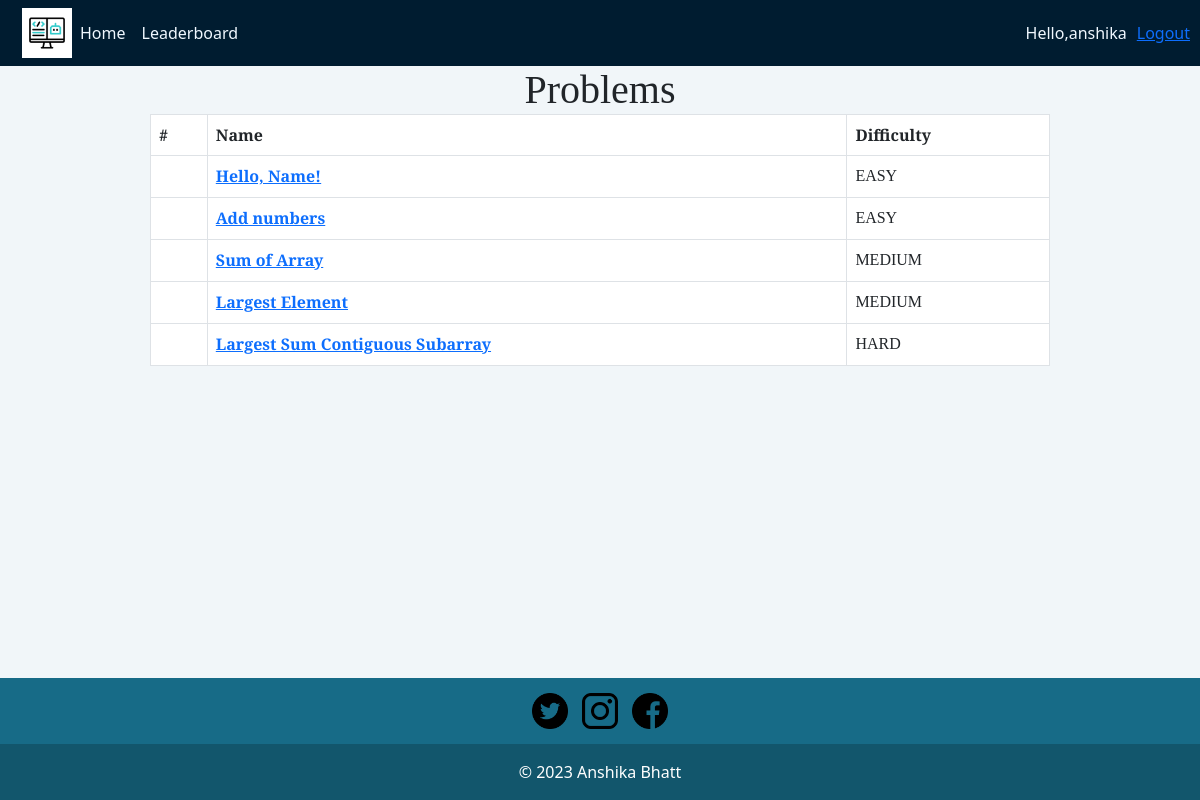
Page /judge/ (signed in) on the committed database.
### judge/models.py (models this page shows, shortened)
class Problem(models.Model):
    name = models.CharField(max_length=100)
    statement = models.CharField(max_length=255)
    code = models.CharField(max_length=255)
    difficulty = models.CharField(max_length=100)

### judge/views.py (the view)
# urls.py: path('', views.problems, name='problems'),
@login_required(login_url='judge:login')
def problems(request):
    problems_list = Problem.objects.all()
    context = {'problems_list': problems_list}
    return render(request, 'judge/index.html',context)

### judge/templates/judge/index.html
{% extends 'judge/base.html' %}
{% block main_content %}
    <h1 style="text-align: center; margin: auto;">Problems</h1>
  <table class="table table-hover table-bordered" style="width: 75%; margin: auto">
    <thead class="thead-dark">
      <tr>
        <th scope="col">#</th>
        <th scope="col">Name</th>
        <th scope="col">Difficulty</th>
      </tr>
    </thead>
    <tbody>
        {% if problems_list %}
            {% for problem in problems_list %}
            <tr>
                <td>{{problem.problem_id}}</td>
                <td><a href="{%url 'judge:problemDetail' problem.id %}"><b> {{problem.name}} </b></a></td>
                <td>{{problem.difficulty}}</td>
            </tr>
            {% endfor %}
        {% else %}
            <p>No problems to show. </p>
        {% endif %}
    </tbody>
  </table>
{% endblock %}

### judge/templates/judge/base.html (shortened to what this page needs)
{% load static %}
<!DOCTYPE html>
<html lang="en">
<head>
    <link rel="stylesheet" type="text/css" href="{% static 'judge/style.css' %}" />
    <link href="https://cdn.jsdelivr.net/npm/bootstrap@5.3.0/dist/css/bootstrap.min.css" rel="stylesheet">
</head>
<body>
        <div class="flex-wrapper ">
            <nav class="navbar navbar-expand">
                <div class="container-fluid">
                    <img src="../../static/judge/coding.gif" width="50" height="50" alt="">
                    <div class="collapse navbar-collapse" id="navbarCollapse">
                        <div class="navbar-nav">
                            <a href="#" class="nav-item nav-link" style="color: aliceblue;">Home</a>
                            <a href="#" class="nav-item nav-link" style="color: aliceblue;">Leaderboard</a>
                        </div>
                    </div>
                </div>
                <span style="color: aliceblue; margin-right: 10px;" >Hello,{{request.user}} </span>
                <span style="color: aliceblue; margin-right: 10px;"><a href="{% url 'judge:logoutUser' %}" >Logout</a> </span>
            </nav>
        <div class="content" >
            {% block main_content %}
            {% endblock %}
        </div>
        <div class="footer">
            <footer class="text-center text-start">
                <div class="container d-flex justify-content-center py-2">
                    <img class="icn" src="../../static/judge/twitter.png" >
                    <img class="icn" src="../../static/judge/instagram.png" >
                    <img class="icn" src="../../static/judge/facebook.png" >
                </div>
                <div class="text-center text-white p-3" style="background-color: rgba(0, 0, 0, 0.2);">
                    © 2023 Anshika Bhatt
                  </div>
            </footer>
        </div>
    </div>
</body>
</html>

### judge/static/judge/style.css (style rules this page uses)
.flex-wrapper { display: flex; min-height: 100vh; flex-direction: column; justify-content: flex-start; }
.content { font-family: 'Vollkorn', serif; background:#F1F6F9; margin-top: auto; flex-grow: 1; }
.navbar { background-color: #001C30; }
.navbar img { padding: 10 10; margin-left: 1%; }
.table { padding: 50x; width: 10px; }
.footer { background-color: #176B87; margin-top: auto; }
.icn { width: 50px; height: 50px; padding: 7px; }

### rows in the picture
Problem: name "Hello, Name!", difficulty "EASY"
Problem: name "Add numbers", difficulty "EASY"
Problem: name "Sum of Array", difficulty "MEDIUM"
Problem: name "Largest Element", difficulty "MEDIUM"
Problem: name "Largest Sum Contiguous Subarray", difficulty "HARD"

### other values in the picture
{{ request.user }} "anshika"
